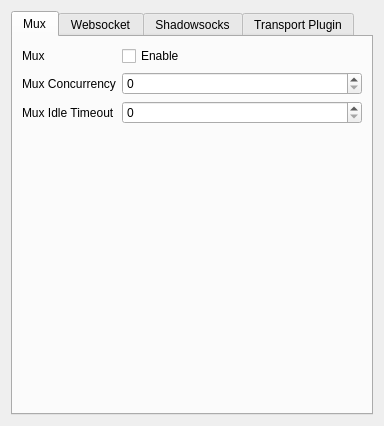
<?xml version="1.0" encoding="UTF-8"?>
<ui version="4.0">
 <class>TrojanGoWidget</class>
 <widget class="QWidget" name="TrojanGoWidget">
  <property name="geometry">
   <rect>
    <x>0</x>
    <y>0</y>
    <width>384</width>
    <height>426</height>
   </rect>
  </property>
  <property name="windowTitle">
   <string>Stream Settings Widget</string>
  </property>
  <layout class="QGridLayout" name="gridLayout">
   <item row="0" column="0">
    <widget class="QTabWidget" name="tabWidget">
     <property name="currentIndex">
      <number>0</number>
     </property>
     <widget class="QWidget" name="tab_3">
      <attribute name="title">
       <string>Mux</string>
      </attribute>
      <layout class="QFormLayout" name="formLayout_4">
       <item row="0" column="0">
        <widget class="QLabel" name="label">
         <property name="text">
          <string>Mux</string>
         </property>
        </widget>
       </item>
       <item row="0" column="1">
        <widget class="QCheckBox" name="muxCB">
         <property name="text">
          <string>Enable</string>
         </property>
        </widget>
       </item>
       <item row="1" column="0">
        <widget class="QLabel" name="label_2">
         <property name="text">
          <string>Mux Concurrency</string>
         </property>
        </widget>
       </item>
       <item row="2" column="0">
        <widget class="QLabel" name="label_3">
         <property name="text">
          <string>Mux Idle Timeout</string>
         </property>
        </widget>
       </item>
       <item row="2" column="1">
        <widget class="QSpinBox" name="muxIdleTimeoutSB">
         <property name="maximum">
          <number>65535</number>
         </property>
        </widget>
       </item>
       <item row="1" column="1">
        <widget class="QSpinBox" name="muxConcurrencySB">
         <property name="maximum">
          <number>65535</number>
         </property>
        </widget>
       </item>
      </layout>
     </widget>
     <widget class="QWidget" name="tab">
      <attribute name="title">
       <string>Websocket</string>
      </attribute>
      <layout class="QFormLayout" name="formLayout_5">
       <item row="0" column="0">
        <widget class="QLabel" name="label_4">
         <property name="text">
          <string>Websocket</string>
         </property>
        </widget>
       </item>
       <item row="1" column="0">
        <widget class="QLabel" name="label_5">
         <property name="text">
          <string>Path</string>
         </property>
        </widget>
       </item>
       <item row="2" column="0">
        <widget class="QLabel" name="label_6">
         <property name="text">
          <string>Host</string>
         </property>
        </widget>
       </item>
       <item row="2" column="1">
        <widget class="QLineEdit" name="websocketHostEdit"/>
       </item>
       <item row="0" column="1">
        <widget class="QCheckBox" name="websocketCB">
         <property name="text">
          <string>Enable</string>
         </property>
        </widget>
       </item>
       <item row="1" column="1">
        <widget class="QLineEdit" name="websocketPathEdit"/>
       </item>
      </layout>
     </widget>
     <widget class="QWidget" name="tab_2">
      <attribute name="title">
       <string>Shadowsocks</string>
      </attribute>
      <layout class="QFormLayout" name="formLayout_6">
       <item row="0" column="0">
        <widget class="QLabel" name="label_7">
         <property name="text">
          <string>Shadowsocks</string>
         </property>
        </widget>
       </item>
       <item row="1" column="0">
        <widget class="QLabel" name="label_8">
         <property name="text">
          <string>Method</string>
         </property>
        </widget>
       </item>
       <item row="2" column="0">
        <widget class="QLabel" name="label_9">
         <property name="text">
          <string>Password</string>
         </property>
        </widget>
       </item>
       <item row="0" column="1">
        <widget class="QCheckBox" name="shadowsocksCB">
         <property name="text">
          <string>Enable</string>
         </property>
        </widget>
       </item>
       <item row="1" column="1">
        <widget class="QComboBox" name="methodCB">
         <item>
          <property name="text">
           <string>aes-128-gcm</string>
          </property>
         </item>
         <item>
          <property name="text">
           <string>aes-256-gcm</string>
          </property>
         </item>
         <item>
          <property name="text">
           <string>chacha20-ietf-poly1305</string>
          </property>
         </item>
        </widget>
       </item>
       <item row="2" column="1">
        <widget class="QLineEdit" name="passwordEdit"/>
       </item>
      </layout>
     </widget>
     <widget class="QWidget" name="tab_4">
      <attribute name="title">
       <string>Transport Plugin</string>
      </attribute>
      <layout class="QFormLayout" name="formLayout_7">
       <item row="1" column="0">
        <widget class="QLabel" name="label_11">
         <property name="text">
          <string>Type</string>
         </property>
        </widget>
       </item>
       <item row="2" column="0">
        <widget class="QLabel" name="label_12">
         <property name="text">
          <string>Command</string>
         </property>
        </widget>
       </item>
       <item row="0" column="0">
        <widget class="QLabel" name="label_10">
         <property name="text">
          <string>Transport Plugin</string>
         </property>
        </widget>
       </item>
       <item row="0" column="1">
        <widget class="QCheckBox" name="transportPluginCB">
         <property name="text">
          <string>Enable</string>
         </property>
        </widget>
       </item>
       <item row="1" column="1">
        <widget class="QComboBox" name="typeCB">
         <item>
          <property name="text">
           <string>shadowsocks</string>
          </property>
         </item>
         <item>
          <property name="text">
           <string>plaintext</string>
          </property>
         </item>
         <item>
          <property name="text">
           <string>other</string>
          </property>
         </item>
        </widget>
       </item>
       <item row="2" column="1">
        <widget class="QLineEdit" name="commandEdit"/>
       </item>
       <item row="3" column="0">
        <widget class="QLabel" name="label_13">
         <property name="text">
          <string>Arg</string>
         </property>
        </widget>
       </item>
       <item row="4" column="0">
        <widget class="QLabel" name="label_14">
         <property name="text">
          <string>Env</string>
         </property>
        </widget>
       </item>
       <item row="5" column="0">
        <widget class="QLabel" name="label_15">
         <property name="text">
          <string>Option</string>
         </property>
        </widget>
       </item>
       <item row="5" column="1">
        <widget class="QLineEdit" name="optionEdit"/>
       </item>
       <item row="3" column="1">
        <widget class="QPlainTextEdit" name="argPTEdit"/>
       </item>
       <item row="4" column="1">
        <widget class="QPlainTextEdit" name="envPTEdit"/>
       </item>
      </layout>
     </widget>
    </widget>
   </item>
  </layout>
 </widget>
 <tabstops>
  <tabstop>tabWidget</tabstop>
 </tabstops>
 <resources/>
 <connections/>
</ui>
